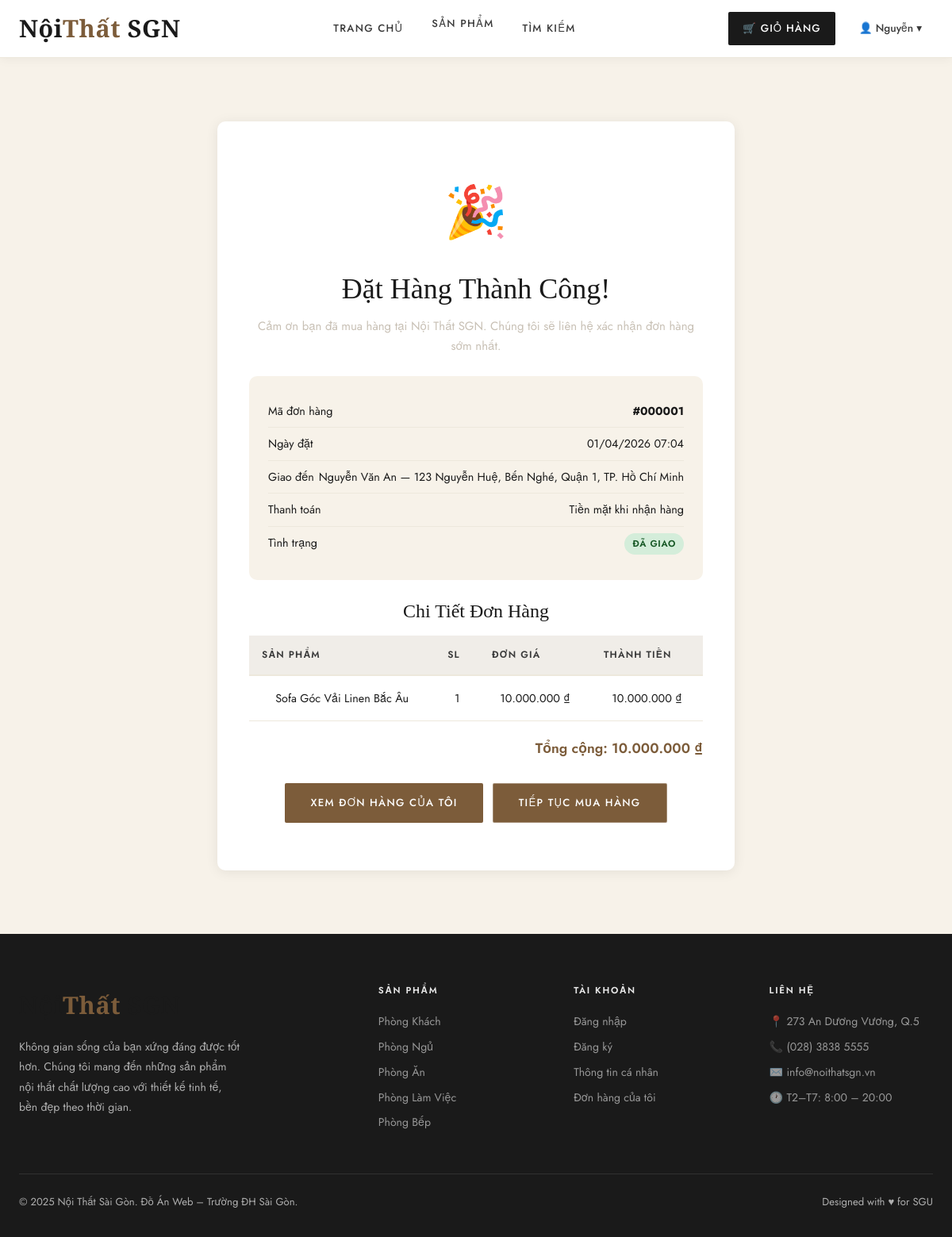
Page /order-success.php?id=1 (signed in) on the committed database.
### tables this page shows
CREATE TABLE khach_hang (
    ma_kh       INT AUTO_INCREMENT PRIMARY KEY,
    ho_ten      VARCHAR(100) NOT NULL,
    email       VARCHAR(150) NOT NULL UNIQUE,
    mat_khau    VARCHAR(255) NOT NULL,
    dien_thoai  VARCHAR(20),
    dia_chi     VARCHAR(255),
    phuong_xa   VARCHAR(100),
    quan_huyen  VARCHAR(100),
    tinh_tp     VARCHAR(100),
    trang_thai  TINYINT(1) DEFAULT 1 COMMENT '1=active, 0=khóa',
    created_at  DATETIME DEFAULT CURRENT_TIMESTAMP
);

CREATE TABLE don_hang (
    ma_dh       INT AUTO_INCREMENT PRIMARY KEY,
    ma_kh       INT NOT NULL,
    ngay_dat    DATETIME DEFAULT CURRENT_TIMESTAMP,
    ho_ten_giao VARCHAR(100) NOT NULL,
    dien_thoai_giao VARCHAR(20),
    dia_chi_giao VARCHAR(255) NOT NULL,
    phuong_xa   VARCHAR(100),
    quan_huyen  VARCHAR(100),
    tinh_tp     VARCHAR(100),
    hinh_thuc_tt ENUM('tien_mat','chuyen_khoan','truc_tuyen') DEFAULT 'tien_mat',
    tong_tien   DECIMAL(15,2) DEFAULT 0,
    trang_thai  ENUM('moi_dat','da_xac_nhan','da_giao','da_huy') DEFAULT 'moi_dat',
    ghi_chu     TEXT,
    FOREIGN KEY (ma_kh) REFERENCES khach_hang(ma_kh)
);

CREATE TABLE chitiet_dh (
    id          INT AUTO_INCREMENT PRIMARY KEY,
    ma_dh       INT NOT NULL,
    ma_sp       INT NOT NULL,
    ten_sp      VARCHAR(200) NOT NULL,
    so_luong    INT NOT NULL DEFAULT 1,
    gia_ban     DECIMAL(15,2) NOT NULL,
    FOREIGN KEY (ma_dh) REFERENCES don_hang(ma_dh) ON DELETE CASCADE,
    FOREIGN KEY (ma_sp) REFERENCES san_pham(ma_sp)
);

### includes/functions.php (called while the page is built, shortened)
<?php
function formatMoney($amount) {
    return number_format($amount, 0, ',', '.') . ' ₫';
}
function isLoggedIn() {
    return isset($_SESSION['kh_id']) && $_SESSION['kh_id'] > 0;
}
function currentKH($conn) {
    $id = (int)$_SESSION['kh_id'];
    $r  = $conn->query("SELECT * FROM khach_hang WHERE ma_kh=$id");
    return $r->fetch_assoc();
}
function trangThaiDH($status) {
    $map = [
        'moi_dat'     => ['label' => 'Mới đặt',     'class' => 'badge-warning'],
        'da_xac_nhan' => ['label' => 'Đã xác nhận', 'class' => 'badge-info'],
        'da_giao'     => ['label' => 'Đã giao',     'class' => 'badge-success'],
        'da_huy'      => ['label' => 'Đã hủy',      'class' => 'badge-danger'],
    ];
    return $map[$status] ?? ['label' => $status, 'class' => 'badge-secondary'];
}
function hinhThucTT($ht) {
    $map = [
        'tien_mat'    => 'Tiền mặt khi nhận hàng',
        'chuyen_khoan'=> 'Chuyển khoản ngân hàng',
        'truc_tuyen'  => 'Thanh toán trực tuyến',
    ];
    return $map[$ht] ?? $ht;
}

### order-success.php (the view, shortened to what this page needs)
<?php
require_once __DIR__ . '/config/db.php';
require_once __DIR__ . '/includes/functions.php';
$ma_dh = (int)($_GET['id'] ?? 0);
$kh_id = (int)$_SESSION['kh_id'];
$r = $conn->query("SELECT * FROM don_hang WHERE ma_dh=$ma_dh AND ma_kh=$kh_id");
$dh = $r->fetch_assoc();
$chi_tiet = $conn->query("SELECT * FROM chitiet_dh WHERE ma_dh=$ma_dh");
include __DIR__ . '/includes/header.php';
?>
<section class="py-section">
    <div class="container" style="max-width:700px;">
        <div class="success-card">
            <div class="success-icon">🎉</div>
            <h2>Đặt Hàng Thành Công!</h2>
            <p class="text-muted mt-8">Cảm ơn bạn đã mua hàng tại Nội Thất SGN. Chúng tôi sẽ liên hệ xác nhận đơn hàng sớm nhất.</p>
            <div class="order-info-box">
                <div class="info-row"><span>Mã đơn hàng</span><strong>#<?= str_pad($dh['ma_dh'],6,'0',STR_PAD_LEFT) ?></strong></div>
                <div class="info-row"><span>Ngày đặt</span><span><?= date('d/m/Y H:i', strtotime($dh['ngay_dat'])) ?></span></div>
                <div class="info-row"><span>Giao đến</span><span><?= htmlspecialchars($dh['ho_ten_giao']) ?> — <?= htmlspecialchars($dh['dia_chi_giao']) ?>, <?= htmlspecialchars($dh['phuong_xa']??'') ?>, <?= htmlspecialchars($dh['quan_huyen']??'') ?>, <?= htmlspecialchars($dh['tinh_tp']??'') ?></span></div>
                <div class="info-row"><span>Thanh toán</span><span><?= hinhThucTT($dh['hinh_thuc_tt']) ?></span></div>
                <div class="info-row"><span>Tình trạng</span>
                    <?php $tt = trangThaiDH($dh['trang_thai']); ?>
                    <span class="badge <?= $tt['class'] ?>"><?= $tt['label'] ?></span>
                </div>
            </div>
            <h3 style="font-family:var(--font-display);font-weight:400;margin-bottom:16px;">Chi Tiết Đơn Hàng</h3>
            <table class="orders-table" style="margin-bottom:20px;">
                <thead><tr><th>Sản phẩm</th><th>SL</th><th>Đơn giá</th><th>Thành tiền</th></tr></thead>
                <tbody>
                    <?php while ($ct = $chi_tiet->fetch_assoc()): ?>
                    <tr>
                        <td><?= htmlspecialchars($ct['ten_sp']) ?></td>
                        <td><?= $ct['so_luong'] ?></td>
                        <td><?= formatMoney($ct['gia_ban']) ?></td>
                        <td><?= formatMoney($ct['gia_ban'] * $ct['so_luong']) ?></td>
                    </tr>
                    <?php endwhile; ?>
                </tbody>
            </table>
            <div style="text-align:right;font-size:1.1rem;font-weight:600;color:var(--walnut);margin-bottom:28px;">
                Tổng cộng: <?= formatMoney($dh['tong_tien']) ?>
            </div>
            <div style="display:flex;gap:12px;justify-content:center;flex-wrap:wrap;">
                <a href="<?= SITE_URL ?>/orders.php" class="btn-primary">Xem Đơn Hàng Của Tôi</a>
                <a href="<?= SITE_URL ?>/products.php" class="btn-outline" style="background:var(--walnut);color:var(--white);">Tiếp Tục Mua Hàng</a>
            </div>
        </div>
    </div>
</section>
<?php include __DIR__ . '/includes/footer.php'; ?>

### includes/header.php (shortened to what this page needs)
<?php
require_once __DIR__ . '/../config/db.php';
require_once __DIR__ . '/../includes/functions.php';
$kh         = currentKH($conn);
$base       = SITE_URL;
$cur_path   = $_SERVER['REQUEST_URI'];
?>
<!DOCTYPE html>
<html lang="vi">
<head>
    <link rel="stylesheet" href="<?= $base ?>/assets/css/style.css">
</head>
<body>
<header class="site-header">
    <div class="container">
        <div class="header-inner">
            <a href="<?= $base ?>/index.php" class="logo">Nội<span>Thất</span> SGN</a>
            <nav class="nav-main">
                <a href="<?= $base ?>/index.php" <?= (strpos($cur_path,'index.php')!==false||$cur_path===$base.'/')?' class="active"':'' ?>>Trang Chủ</a>
                <div class="has-dropdown">
                    <a href="<?= $base ?>/products.php" <?= (strpos($cur_path,'products.php')!==false)?' class="active"':'' ?>>Sản Phẩm</a>
                </div>
                <a href="<?= $base ?>/search.php" <?= (strpos($cur_path,'search.php')!==false)?' class="active"':'' ?>>Tìm Kiếm</a>
            </nav>
            <div class="nav-actions">
                <a href="<?= $base ?>/cart.php" class="cart-btn">
                    🛒 Giỏ hàng
                </a>
                <?php if ($kh): ?>
                <div class="user-menu">
                    <div class="user-menu-btn">
                        👤 <?= htmlspecialchars(explode(' ',$kh['ho_ten'])[0]) ?> ▾
                    </div>
                </div>
                <?php endif; ?>
            </div>
        </div>
    </div>
</header>

### rows in the picture
khach_hang: ho_ten "Nguyễn"
don_hang: ma_dh "000001", ngay_dat "01/04/2026 07:04", ho_ten_giao "Nguyễn Văn An", dia_chi_giao "123 Nguyễn Huệ", phuong_xa "Bến Nghé", quan_huyen "Quận 1", tinh_tp "TP. Hồ Chí Minh", hinh_thuc_tt "Tiền mặt khi nhận hàng", trang_thai "ĐÃ GIAO", tong_tien "10.000.000 ₫"
chitiet_dh: ten_sp "Sofa Góc Vải Linen Bắc Âu", so_luong "1", gia_ban "10.000.000 ₫", formatMoney($ct['gia_ban'] * $ct['so_luong']) "10.000.000 ₫"
